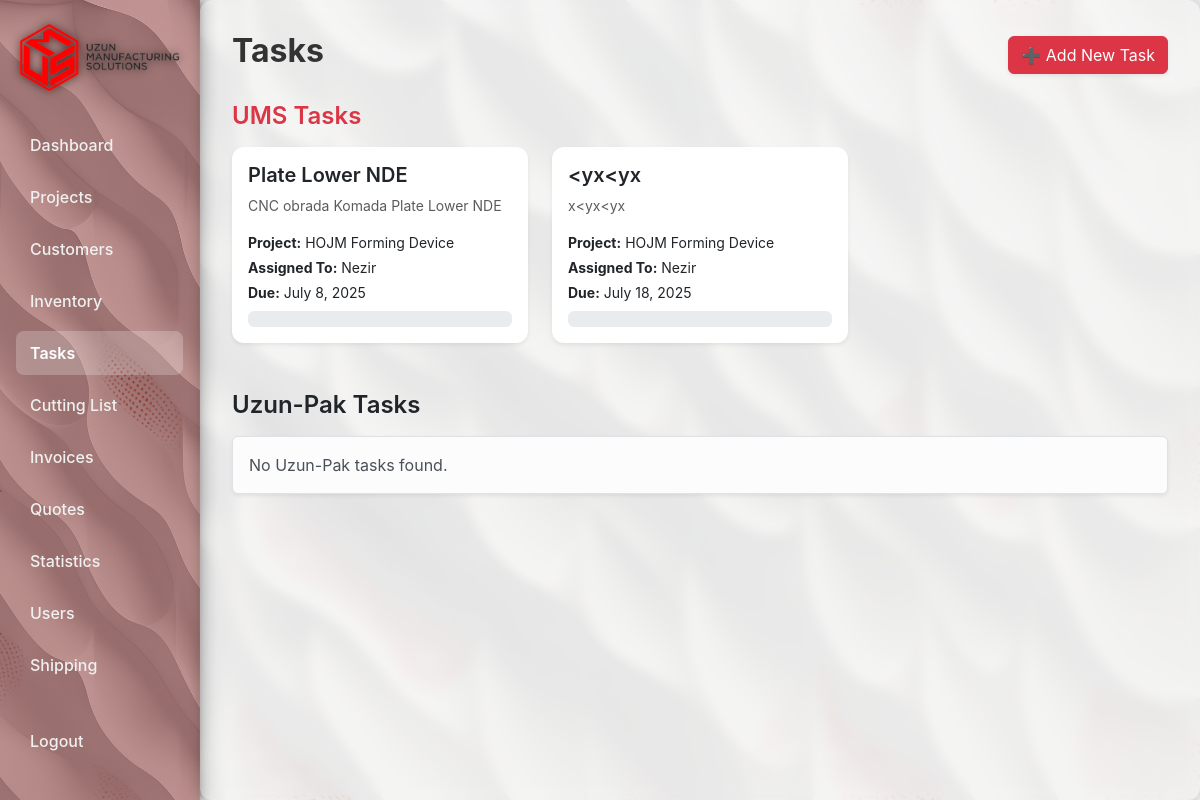
Page /tasks/ (signed in) on the committed database.
### core/models.py (models this page shows, shortened)
class Task(models.Model):
    STATUS_CHOICES = [
        ('Pending', 'Pending'),
        ('In Progress', 'In Progress'),
        ('Completed', 'Completed'),
    ]
    project = models.ForeignKey(Project, on_delete=models.CASCADE, related_name='tasks')
    name = models.CharField(max_length=200)
    description = models.TextField(blank=True, help_text="Detailed instructions for this task")  # 🆕
    assigned_to = models.ForeignKey(User, on_delete=models.SET_NULL, null=True, blank=True, related_name='assigned_tasks')  # 🆕 ForeignKey
    due_date = models.DateField()
    status = models.CharField(max_length=50, choices=STATUS_CHOICES, default='Pending')
    progress = models.PositiveIntegerField(default=0, help_text="Progress percentage (0-100)")  # 🆕
    task_file = models.FileField(upload_to='task_files/', blank=True, null=True)

class Project(models.Model):
    DIVISION_CHOICES = [
        ('UMS', 'UMS – CNC Services'),
        ('UZUN', 'Uzun-Pak – Food Packaging'),
    ]
    name = models.CharField(max_length=200)
    description = models.TextField(blank=True)
    start_date = models.DateField()
    end_date = models.DateField(null=True, blank=True)
    division = models.CharField(max_length=10, choices=DIVISION_CHOICES, default='UMS')
    customer = models.ForeignKey(Customer, on_delete=models.SET_NULL, null=True, blank=True, related_name="projects")
    selling_price = models.DecimalField(max_digits=12, decimal_places=2, null=True, blank=True)
    production_cost = models.DecimalField(max_digits=12, decimal_places=2, null=True, blank=True)

### core/views.py (the view)
# urls.py: path('tasks/', views.task_dashboard, name='task_dashboard'),
@login_required
def task_dashboard(request):
    tasks = Task.objects.select_related('project', 'assigned_to').order_by('due_date')
    ums_tasks = tasks.filter(project__division='UMS')
    uzun_tasks = tasks.filter(project__division='UZUN')
    return render(request, 'core/task_dashboard.html', {
        'ums_tasks': ums_tasks,
        'uzun_tasks': uzun_tasks
    })

### core/permission_gate.py (called while the page is built, shortened)
    def __call__(self, request):
        return self.get_response(request)

### core/templates/core/task_dashboard.html (shortened to what this page needs)
{% extends "base.html" %}
{% block content %}
<div class="d-flex justify-content-between align-items-center mb-4">
    <h2 class="fw-bold">Tasks</h2>
    <a href="{% url 'task_create' %}" class="btn btn-danger shadow-sm">
        ➕ Add New Task
    </a>
</div>
<h4 class="text-danger mb-3 fw-semibold">UMS Tasks</h4>
{% if ums_tasks %}
<div class="row row-cols-1 row-cols-md-2 row-cols-lg-3 g-4 mb-5">
    {% for task in ums_tasks %}
    <div class="col">
        <a href="{% url 'task_detail' task.pk %}" class="text-decoration-none">
            <div class="card shadow-sm border-0" style="border-top: 4px solid #dc3545; border-radius: 12px;">
                <div class="card-body">
                    <h5 class="card-title fw-semibold text-dark">{{ task.name }}</h5>
                    <p class="card-text text-muted small">{{ task.description|default:"No description provided." }}</p>
                    <p class="mb-1 small"><strong>Project:</strong> {{ task.project.name }}</p>
                    <p class="mb-1 small"><strong>Assigned To:</strong> {{ task.assigned_to }}</p>
                    <p class="mb-1 small"><strong>Due:</strong> {{ task.due_date }}</p>
                    <div class="progress mt-2">
                    </div>
                </div>
            </div>
        </a>
    </div>
    {% endfor %}
</div>
{% else %}
    <div class="alert alert-light border shadow-sm">No UMS tasks found.</div>
{% endif %}
<h4 class="text-dark mb-3 fw-semibold">Uzun-Pak Tasks</h4>
{% if uzun_tasks %}
<div class="row row-cols-1 row-cols-md-2 row-cols-lg-3 g-4">
    {% for task in uzun_tasks %}
    <div class="col">
        <a href="{% url 'task_detail' task.pk %}" class="text-decoration-none">
            <div class="card shadow-sm border-0" style="border-top: 4px solid #343a40; border-radius: 12px;">
                <div class="card-body">
                    <h5 class="card-title fw-semibold text-dark">{{ task.name }}</h5>
                    <p class="card-text text-muted small">{{ task.description|default:"No description provided." }}</p>
                    <p class="mb-1 small"><strong>Project:</strong> {{ task.project.name }}</p>
                    <p class="mb-1 small"><strong>Assigned To:</strong> {{ task.assigned_to }}</p>
                    <p class="mb-1 small"><strong>Due:</strong> {{ task.due_date }}</p>
                    <div class="progress mt-2">
                        <div class="progress-bar
                            {% if task.status == 'Completed' %}bg-success
                            {% elif task.status == 'In Progress' %}bg-warning
                            {% else %}bg-secondary{% endif %}"
                            role="progressbar" style="width: {{ task.progress }}%;">
                            {{ task.progress }}%
                        </div>
                    </div>
                </div>
            </div>
        </a>
    </div>
    {% endfor %}
</div>
{% else %}
    <div class="alert alert-light border shadow-sm">No Uzun-Pak tasks found.</div>
{% endif %}
{% endblock %}

### core/static/core/styles.css (style rules this page uses)
body { background-color: #f8f9fa; }
.card { border-left: 4px solid #ff0000; }

### rows in the picture
Task: name "Plate Lower NDE", description "CNC obrada Komada Plate Lower NDE", project.name "HOJM Forming Device", assigned_to "Nezir", due_date "July 8, 2025"
Task: name "<yx<yx", description "x<yx<yx", project.name "HOJM Forming Device", assigned_to "Nezir", due_date "July 18, 2025"
